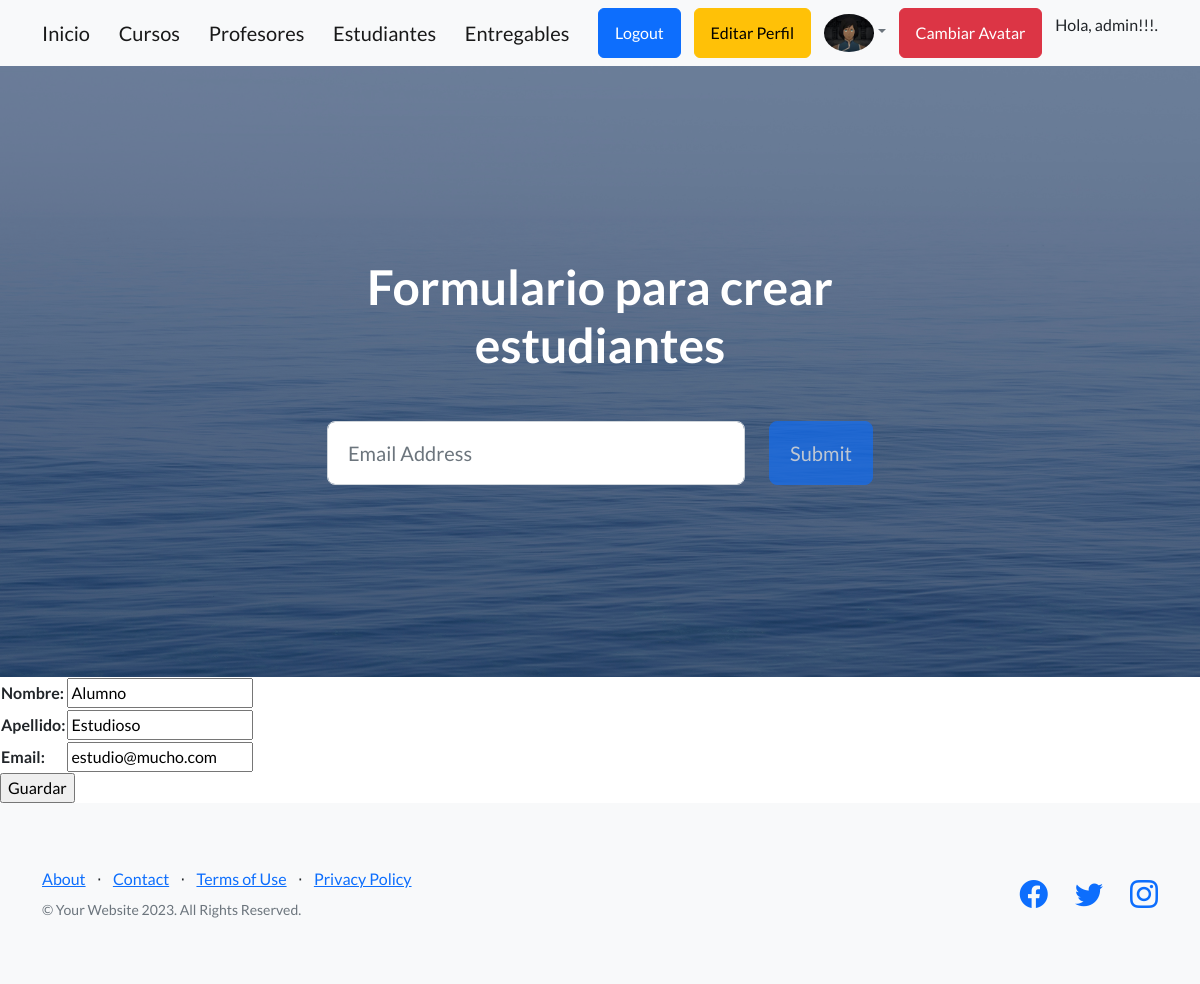
Page /AC/estudiantes/actualizar/1 (signed in) on the committed database.
### AppCoder/models.py (models this page shows, shortened)
class Avatar(models.Model):
    user = models.ForeignKey(User, on_delete=models.CASCADE)
    imagen = models.ImageField(upload_to='avatares', null=True, blank = True)

class Estudiante(models.Model):
    nombre = models.CharField(max_length=30)
    apellido = models.CharField(max_length=30)
    email = models.EmailField()

### AppCoder/views.py (the view)
# urls.py: path("estudiantes/actualizar/<int:pk>", EstudianteActualizar.as_view(), name="Actualizar Estudiantes"),
class EstudianteActualizar(UpdateView): #estudiante_form.html
    model = Estudiante
    fields = ["nombre", "apellido", "email"]
    success_url = "/AC/estudiantes/lista/"

### AppCoder/templates/AppCoder/estudiante_form.html
{% extends "AppCoder/padre.html" %}
{% block titulo %}
Formulario para crear estudiantes
{% endblock %}
{% block formulario %}
<form action="" method="POST"> {% csrf_token %}
    <table>
        {{ form.as_table }}
    </table>
    <input type="submit" value="Guardar">
</form>
{% endblock  %}

### AppCoder/templates/AppCoder/padre.html (shortened to what this page needs)
<!DOCTYPE html>
<html lang="en">
    <head>
        {% load static %}
        <link href="https://cdn.jsdelivr.net/npm/bootstrap-icons@1.5.0/font/bootstrap-icons.css" rel="stylesheet" type="text/css" />
        <link href="{% static 'AppCoder/css/styles.css' %}" rel="stylesheet" />
    </head>
    <body>
        <nav class="navbar navbar-light bg-light static-top">
            <div class="container">
                <a class="navbar-brand" href="{% url 'Inicio' %}">Inicio</a>
                <a class="navbar-brand" href="{% url 'VerCursos' %}">Cursos</a>
                <a class="navbar-brand" href="{% url 'VerProfes' %}">Profesores</a>
                <a class="navbar-brand" href="{% url 'VerEstudiantes' %}">Estudiantes</a>
                <a class="navbar-brand" href="{% url 'VerEntregas' %}">Entregables</a>
                {% if request.user.is_authenticated %}
                    <a class="btn btn-primary" href="{% url 'Logout' %}">Logout</a>
                    <a class="btn btn-warning" href="{% url 'EditarPerfil' %}">Editar Perfil</a>
                    {% if request.user.avatar_set.exists %}
                        <a class="nav-link dropdown-toggle text-muted waves-effect waves-dark pro-pic" href="" data-toggle="dropdown" aria-haspopup="true" aria-expanded="false"><img  src="{{ request.user.avatar_set.first.imagen.url }}" alt="Avatar de {{ request.user.username }}" class="rounded-circle" width="50"></a>
                        <a class="btn btn-danger" href="{% url 'AgregarAvatar' %}">Cambiar Avatar</a>
                    {% endif %}
                    <p class=”text-muted small mb-4 mb-lg-0”> Hola, {{user.username}}!!!.</p>
                {% else %}
                    <a class="btn btn-primary" href="{% url 'Login' %}">Login</a>
                    <a class="btn btn-primary" href="{% url 'Register' %}">Registrarse</a>
                {% endif %}
            </div>
        </nav>
        <header class="masthead">
            <div class="container position-relative">
                <div class="row justify-content-center">
                    <div class="col-xl-6">
                        <div class="text-center text-white">
                            <h1 class="mb-5">
                                {% block titulo %}
                                {% endblock %}
                            </h1>
                            <form class="form-subscribe" id="contactForm" data-sb-form-api-token="API_TOKEN">
                                <div class="row">
                                    <div class="col">
                                        <input class="form-control form-control-lg" id="emailAddress" type="email" placeholder="Email Address" data-sb-validations="required,email" />
                                    </div>
                                    <div class="col-auto"><button class="btn btn-primary btn-lg disabled" id="submitButton" type="submit">Submit</button></div>
                                </div>
                            </form>
                        </div>
                    </div>
                </div>
            </div>
        </header>
        {% block formulario %}{% endblock %}
        <footer class="footer bg-light">
            <div class="container">
                <div class="row">
                    <div class="col-lg-6 h-100 text-center text-lg-start my-auto">
                        <ul class="list-inline mb-2">
                            <li class="list-inline-item"><a href="#!">About</a></li>
                            <li class="list-inline-item">⋅</li>
                            <li class="list-inline-item"><a href="#!">Contact</a></li>
                            <li class="list-inline-item">⋅</li>
                            <li class="list-inline-item"><a href="#!">Terms of Use</a></li>
                            <li class="list-inline-item">⋅</li>
                            <li class="list-inline-item"><a href="#!">Privacy Policy</a></li>
                        </ul>
                        <p class="text-muted small mb-4 mb-lg-0">&copy; Your Website 2023. All Rights Reserved.</p>
                    </div>
                    <div class="col-lg-6 h-100 text-center text-lg-end my-auto">
                        <ul class="list-inline mb-0">
                            <li class="list-inline-item me-4">
                                <a href="#!"><i class="bi-facebook fs-3"></i></a>
                            </li>
                            <li class="list-inline-item me-4">
                                <a href="#!"><i class="bi-twitter fs-3"></i></a>
                            </li>
                            <li class="list-inline-item">
                                <a href="#!"><i class="bi-instagram fs-3"></i></a>
                            </li>
                        </ul>
                    </div>
                </div>
            </div>
        </footer>
    </body>
</html>

### rows in the picture
Estudiante: nombre "Alumno", apellido "Estudioso", email "estudio@mucho.com"

### other values in the picture
{{ user.username }} "admin"
